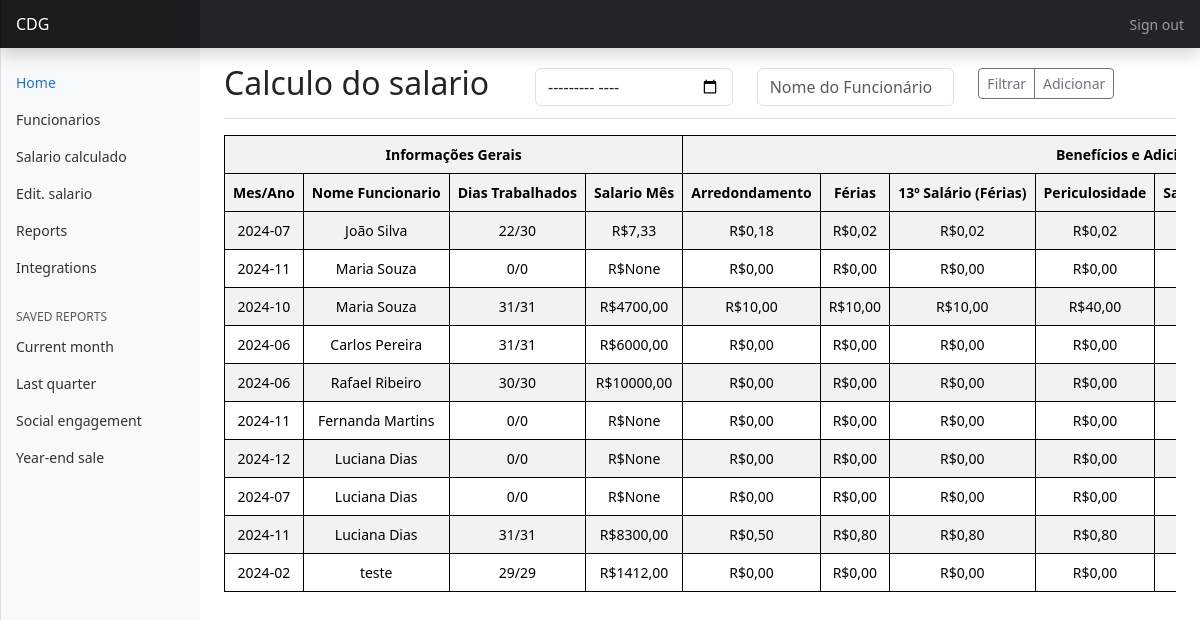
The page /manipulate_funcionarios/ on the database as committed earlier.
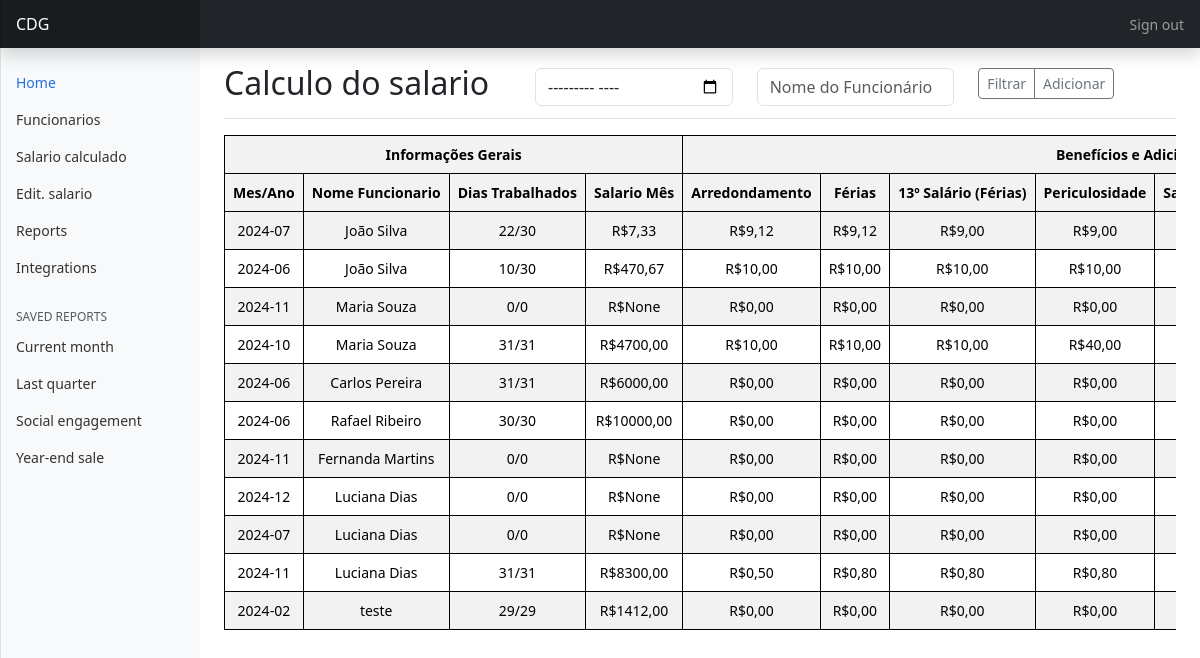
The same page on the database as committed later.
### app/models.py (models this page shows, shortened)
class PlanSalario(models.Model):
    funcionario = models.ForeignKey('Funcionarios', on_delete=models.CASCADE, verbose_name='Funcionário')
    mesAno = models.CharField(max_length=15, verbose_name='Mês e Ano')  # Alterado para CharField
    dias_trabalhados = models.IntegerField(verbose_name='Dias Trabalhados')
    qtde_dias_Mes = models.IntegerField(verbose_name='Qtde dias do mês')
    arred = models.DecimalField(max_digits=10, decimal_places=2, verbose_name='Arredondamento')
    ferias = models.DecimalField(max_digits=10, decimal_places=2, verbose_name='Férias')
    decimo_terceiro_ferias = models.DecimalField(max_digits=10, decimal_places=2, verbose_name='13º de Férias')
    periculosidade = models.DecimalField(max_digits=10, decimal_places=2, verbose_name='Periculosidade')
    salario_familia = models.DecimalField(max_digits=10, decimal_places=2, verbose_name='Salário Família')
    outras_entradas = models.DecimalField(max_digits=10, decimal_places=2, verbose_name='Outras Entradas')
    ir_ferias = models.DecimalField(max_digits=10, decimal_places=2, verbose_name='IR Férias')
    vales_e_faltas = models.DecimalField(max_digits=10, decimal_places=2, verbose_name='Vales e Faltas')
    vt = models.DecimalField(max_digits=10, decimal_places=2, verbose_name='Vale Transporte')
    troco = models.DecimalField(max_digits=10, decimal_places=2, verbose_name='Troco')
    geral = models.DecimalField(max_digits=10, decimal_places=2, verbose_name='Geral')
    plano_saude = models.CharField(max_length=150, verbose_name='Plano de Saúde')  # Nome do plano de saúde
    tipo_plano_saude = models.CharField(max_length=150, verbose_name='Tipo de plano de Saúde')
    coparticipacao = models.DecimalField(max_digits=10, decimal_places=2, verbose_name='Coparticipação')  # Valor da coparticipação
    mes = models.DecimalField(max_digits=10, decimal_places=2, verbose_name='mes')  # Mês de referência para o plano de saúde

class Funcionarios(models.Model):
    cpf_validator = RegexValidator(
        r'^\d{11}$',
        'O CPF deve ter 11 dígitos numéricos.'
    )
    def validate_date_format(value):
        """Valida se o campo segue o formato de data 'YYYY-MM-DD'."""
        if not re.match(r'\d{4}-\d{2}-\d{2}', value):
            raise ValidationError('A data deve estar no formato YYYY-MM-DD.')
    nome = models.CharField(max_length=150, verbose_name='Nome')
    registro = models.CharField(max_length=50, verbose_name='Registro')
    funcao = models.CharField(max_length=100, verbose_name='Função')
    data_nascimento = models.CharField(
        max_length=100,
        verbose_name='Data de Nascimento',
        validators=[validate_date_format]
    )
    data_admissao = models.CharField(
        max_length=100,
        verbose_name='Data de Admissão',
        validators=[validate_date_format]
    )
    cpf = models.CharField(max_length=11, validators=[cpf_validator], unique=True, verbose_name='CPF')
    conta_inter = models.CharField(max_length=20, verbose_name='Conta Inter')
    ultimo_exame = models.CharField(
        max_length=100,
        null=True,
        blank=True,
        verbose_name='Último Exame',
        validators=[validate_date_format]
    )
    proximo_exame = models.CharField(
        max_length=100,
        null=True,
        blank=True,
        verbose_name='Próximo Exame',
        validators=[validate_date_format]
    )
    email = models.EmailField(max_length=100, validators=[EmailValidator()], unique=True, verbose_name='Email')
    salario = models.DecimalField(max_digits=10, decimal_places=2, verbose_name='Salário')
    status = models.CharField(max_length=50, verbose_name='Status')
    cargo = models.CharField(max_length=50, verbose_name='Status')

### app/views.py (the view)
# urls.py: path('manipulate_funcionarios/', manipulate_funcionarios, name='manipulate_funcionarios'),
def manipulate_funcionarios(request):
    funcionarios = Funcionarios.objects.all()
    data = {
        'id': [f.id for f in funcionarios],
        'nome': [f.nome for f in funcionarios],
        'registro': [f.registro for f in funcionarios],
        'funcao': [f.funcao for f in funcionarios],
        'data_admissao': [f.data_admissao for f in funcionarios],
        'salario': [f.salario for f in funcionarios],
        'cargo': [f.cargo for f in funcionarios],  # Corrigido aqui
    }
    salarios = PlanSalario.objects.all()  # Filtra pelo mês e ano
    data_salario = {
        'id': [s.id for s in salarios],
        'mesAno': [s.mesAno for s in salarios],
        'dias_trabalhados': [s.dias_trabalhados for s in salarios],
        'qtde_dias_Mes': [s.qtde_dias_Mes for s in salarios],
        'arred': [s.arred for s in salarios],
        'ferias': [s.ferias for s in salarios],
        'decimo_terceiro_ferias': [s.decimo_terceiro_ferias for s in salarios],
        'periculosidade': [s.periculosidade for s in salarios],
        'salario_familia': [s.salario_familia for s in salarios],
        'outras_entradas': [s.outras_entradas for s in salarios],
        'mes': [s.mes for s in salarios],
        'coparticipacao': [s.coparticipacao for s in salarios],
        'vt': [s.vt for s in salarios],
        'vales_e_faltas': [s.vales_e_faltas for s in salarios],
        'troco': [s.troco for s in salarios],
        'funcionario_id': [s.funcionario_id for s in salarios],
        'ir_ferias': [s.ir_ferias for s in salarios],
    }
    df = pd.DataFrame(data_salario)
    df2 = pd.DataFrame(data)
    df2['salario'] = df2['salario'].apply(Decimal)
    df['qtde_dias_Mes'] = df['qtde_dias_Mes'].apply(Decimal)
    df['dias_trabalhados'] = df['dias_trabalhados'].apply(Decimal)
    df['arred'] = df['arred'].apply(Decimal)
    df['ferias'] = df['ferias'].apply(Decimal)
    df['decimo_terceiro_ferias'] = df['decimo_terceiro_ferias'].apply(Decimal)
    df['periculosidade'] = df['periculosidade'].apply(Decimal)
    df['salario_familia'] = df['salario_familia'].apply(Decimal)
    df['outras_entradas'] = df['outras_entradas'].apply(Decimal)
    df['mes'] = df['mes'].apply(Decimal)
    df['coparticipacao'] = df['coparticipacao'].apply(Decimal)
    df['vales_e_faltas'] = df['vales_e_faltas'].apply(Decimal)
    df['troco'] = df['troco'].apply(Decimal)
    df['ir_ferias'] = df['ir_ferias'].apply(Decimal)
    df['salario_Mes'] = df.apply(lambda row: calcular_salario_mes(
        df2['salario'][row.name], row['qtde_dias_Mes'], row['dias_trabalhados']), axis=1)
    df['salario_Mes'] = df['salario_Mes'].apply(lambda x: round(x, 2) if x is not None else x)
    df['bruto_Mes'] = df.apply(lambda row: calcular_bruto_folha_final(
        row['salario_Mes'], row['arred'], row['ferias'], row['decimo_terceiro_ferias'],
        row['periculosidade'], row['salario_familia'], row['outras_entradas']), axis=1)
    df['INSS'] = df.apply(lambda row: calcular_INSS(
        row['salario_Mes'], df2['cargo'][row.name], row['ferias'],
        row['decimo_terceiro_ferias'], row['periculosidade'], row['outras_entradas']), axis=1)
    df['FGTS'] = df.apply(lambda row: calcular_FGTS(
        row['salario_Mes'], df2['cargo'][row.name], row['ferias'], row['decimo_terceiro_ferias']), axis=1)
    df['VT'] = df.apply(lambda row: calcular_VT(
        row['salario_Mes'], row['vt']), axis=1)
    df['PlanoDeSaude'] = df.apply(lambda row: calcular_plano_de_Saude(
        row['coparticipacao'], row['mes']
    ), axis=1)
    df['adiantamento'] = df.apply(lambda row: calcular_adiantamento(
        row['salario_Mes'], df2['cargo'][row.name]
    ), axis=1)
    df['TotalDescontos'] = df.apply(lambda row: calcular_total_descontos(
        row['INSS'], row['FGTS'], row['ferias'], row['vales_e_faltas'], row['VT'], row['PlanoDeSaude'], row['adiantamento'], row['troco']
    ), axis=1)
    df['liquidoPagar'] = df.apply(lambda row: calcular_liquido_pagar(
        row['bruto_Mes'], row['TotalDescontos']
    ), axis=1)
    df['bruto_Mes'] = df['bruto_Mes'].apply(lambda x: round(x, 2) if x is not None else x)
    df['FGTS'] = df['FGTS'].apply(lambda x: round(x, 2) if x is not None else x)
    df['INSS'] = df['INSS'].apply(lambda x: round(x, 2) if x is not None else x)
    df['TotalDescontos'] = df['TotalDescontos'].apply(lambda x: round(x, 2) if x is not None else x)
    df['liquidoPagar'] = df['liquidoPagar'].apply(lambda x: round(x, 2) if x is not None else x)
    df_left_join = pd.merge(df2, df, left_on='id', right_on='funcionario_id', how='inner')
    mesAno = request.GET.get('mesAno')
    nome = request.GET.get('nome')
    if mesAno:
        df_left_join = df_left_join[df_left_join['mesAno'] == mesAno]
    if nome:
        df_left_join = df_left_join[df_left_join['nome'] == nome]
    funcionarios_list = df_left_join.to_dict(orient='records')
    return render(request, 'Salarios/manipulated_data.html', {'funcionarios': funcionarios_list})

### app/views.py (called while the page is built)
def calcular_salario_mes(salario, qtde_dias_Mes, dias_trabalhados):
    if salario == 0 or qtde_dias_Mes == 0 or dias_trabalhados == 0:
        return None
    return (salario / qtde_dias_Mes) * dias_trabalhados

def calcular_bruto_folha_final(salario_mes, arred, ferias, decimo_terceiro_ferias, periculosidade, salario_familia, outras_entradas):
    salario_mes = salario_mes if salario_mes is not None else Decimal(0)
    arred = arred if arred is not None else Decimal(0)
    ferias = ferias if ferias is not None else Decimal(0)
    decimo_terceiro_ferias = decimo_terceiro_ferias if decimo_terceiro_ferias is not None else Decimal(0)
    periculosidade = periculosidade if periculosidade is not None else Decimal(0)
    salario_familia = salario_familia if salario_familia is not None else Decimal(0)
    outras_entradas = outras_entradas if outras_entradas is not None else Decimal(0)
    return (salario_mes + arred + ferias + decimo_terceiro_ferias +
            periculosidade + salario_familia + outras_entradas)

### app/templates/Salarios/manipulated_data.html (shortened to what the changed rows need)
{% load static %}
<!doctype html>
<html lang="en">
  <head>
    <link href="https://cdn.jsdelivr.net/npm/bootstrap@5.3.3/dist/css/bootstrap.min.css" rel="stylesheet">
    <link href="{% static 'css/dashboard.css' %}" rel="stylesheet">
    <link href="{% static 'css/dashboard.rtl.css' %}" rel="stylesheet">
  </head>
  <body>
<div class="container-fluid">
  <div class="row">
    <main class="col-md-9 ms-sm-auto col-lg-10 px-md-4">
      <div class="d-flex justify-content-between flex-wrap flex-md-nowrap align-items-center pt-3 pb-2 mb-3 border-bottom">
        <h1 class="h2">Calculo do salario</h1>
      </div>
      <div class="table-responsive">
        <table class="table table-bordered table-striped">
            <thead class="thead-light">
                <tr class="group-header">
                    <th colspan="4">Informações Gerais</th>
                    <th colspan="8">Benefícios e Adicionais</th>
                </tr>
                <tr>
                    <th>Mes/Ano</th>
                    <th>Nome Funcionario</th>
                    <th>Dias Trabalhados</th>
                    <th>Salario Mês</th>
                    <th>Arredondamento</th>
                    <th>Férias</th>
                    <th>13º Salário (Férias)</th>
                    <th>Periculosidade</th>
                    <th>Salario Família</th>
                </tr>
            </thead>
            <tbody>
                {% for funcionario in funcionarios %}
                <tr>
                    <td>{{ funcionario.mesAno }}</td>
                    <td>{{ funcionario.nome }}</td>
                    <td>{{ funcionario.dias_trabalhados }}/{{ funcionario.qtde_dias_Mes }}</td>
                    <td>R${{ funcionario.salario_Mes }}</td>
                    <td>R${{ funcionario.arred }}</td>
                    <td>R${{ funcionario.ferias }}</td>
                    <td>R${{ funcionario.decimo_terceiro_ferias }}</td>
                    <td>R${{ funcionario.periculosidade }}</td>
                    <td>R${{ funcionario.salario_familia }}</td>
                </tr>
                {% endfor %}
            </tbody>
        </table>
      </div>
    </main>
  </div>
</div>
  </body>
</html>

Rows that differ between the two databases and show on the page:
added PlanSalario: mesAno "2024-06", arred "10,00", ferias "10,00", decimo_terceiro_ferias "10,00", periculosidade "10,00"
Other text that changed with them:
new list line: "2024-07 9,12 9,12 9,00 9,00"
new list line: "João Silva"
new list line: "22 / 30 R$ 7,33 R$ R$ R$ R$"
new list line: "10 / 30 R$ 470,67 R$ R$ R$ R$"
list line gone: "2024-07 0,18 0,02 0,02 0,02"
list line gone: "João Silva"
list line gone: "22 / 30 R$ 7,33 R$ R$ R$ R$"
